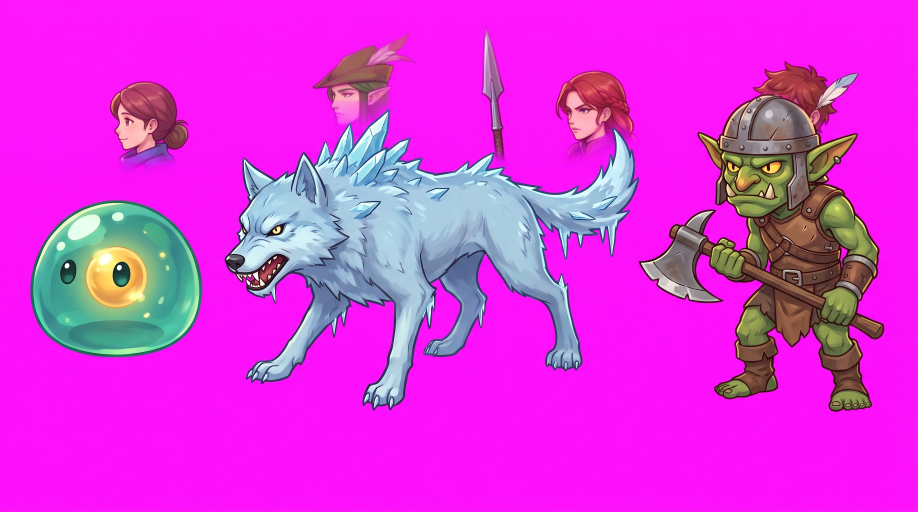
#> input picture chronicle/design/art_proto/raw/anime/mons.jpg, 2752 x 1536 px (shown at 1/3 size)
$ python -i pixlib.py   (imports and definitions only)
#> lines starting #> are read from the running program, lines starting #| are printed output that depends on the picture
#> `picture = cv2.imread('../../art_proto/raw/anime/mons.jpg', cv2.IMREAD_..`:
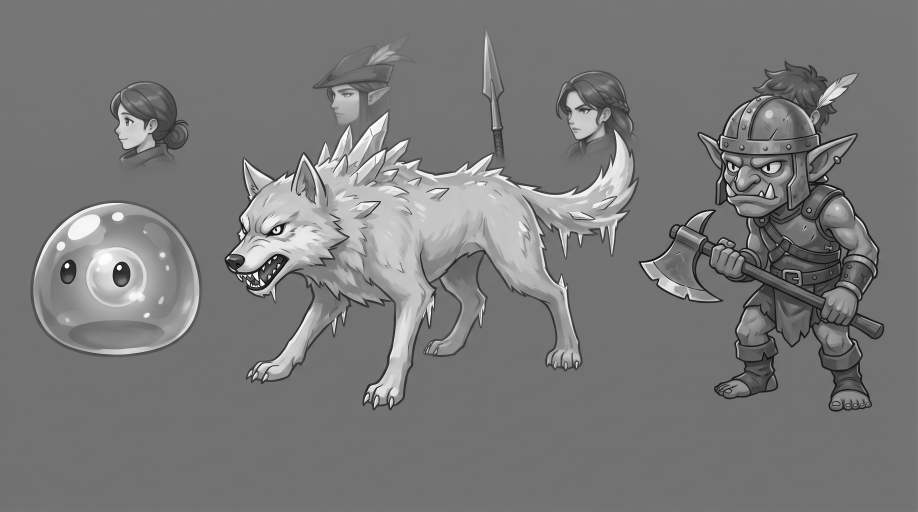
#> picture: shape (1536, 2752) (shown at 1/3 size); min 1, max 255, mean 121.2
"""pixlib — core image operations for the sprite pipeline (numpy + scipy + Pillow only).

key_out()      edge-aware background removal (flood from the crop border, blocked by the dark outline)
fit_grid()     detect the irregular upscaled pixel grid (period by Fourier, lines by dynamic programming)
sample_grid()  majority vote per grid cell -> native RGBA
kmeans_lab()   shared palette (weighted k-means in CIE Lab)
remap/cleanup  palette mapping, orphan-pixel removal, outline repair
"""
import numpy as np
from scipy import ndimage as nd

# ------------------------------------------------------------------ colour
# [10 lines left out: function srgb_to_lab, not called in this run]


def lum(rgb):
    rgb = np.asarray(rgb, dtype=np.float64)
    return rgb[..., 0] * 0.299 + rgb[..., 1] * 0.587 + rgb[..., 2] * 0.114


# ------------------------------------------------------------------ keying
# [218 lines left out: functions key_out, largest_components, period, edge_profiles, fit_lines, fit_grid and 5 more, not called in this run]


# ------------------------------------------------------------------ cleanup
N4 = [(-1, 0), (1, 0), (0, -1), (0, 1)]
N8 = N4 + [(-1, -1), (-1, 1), (1, -1), (1, 1)]


# [147 lines left out: functions _get, cleanup, fix_outline, remove_floor_shadow, key_magenta, auto_slice and 1 more, not called in this run]


# ------------------------------------------------------------------ resampling v2 (default)
def kuwahara(rgb, r=1):
    """Edge-preserving smoothing: each pixel takes the mean of the least-varied of its 4 quadrant
    windows ((r+1)×(r+1)). Flattens the AI's texture noise, keeps hard edges and dark lines."""
#> called with r = 1
    a = rgb.astype(np.float64)
    L = lum(a)
#> L = 1536 values, max 121.4 at index 1535, min 111.5 at index 1417, mean 114.6
    k = r + 1
    means, vars_ = [], []
    mean_c = np.stack([nd.uniform_filter(a[..., i], size=k, mode='nearest') for i in range(3)], -1)
#> mean_c = 1536 rows, first 8: [116, 116, 115], [116, 115.5, 115.5], [116, 116, 116], [117, 116.5, 116.5], [117.5, 116, 117], [116.5, 116, 117], [116, 116, 117], [115.5, 116.5, 117.5]
    mL = nd.uniform_filter(L, size=k, mode='nearest')
#> mL = 1536 values, max 118.7 at index 29, min 111.8 at index 1305, mean 114.6
    vL = nd.uniform_filter(L * L, size=k, mode='nearest') - mL * mL
#> vL = 1536 values, max 14.87 at index 1535, min -2e-11 at index 153, mean 0.0923
    # uniform_filter window of size k is centred at offset floor(k/2); quadrant = shift so window is
    # anchored at the pixel
    o = k // 2
    for dy, dx in ((-o, -o), (-o, r - o), (r - o, -o), (r - o, r - o)):
        means.append(shift2(mean_c, dy, dx))
        vars_.append(shift2(vL, dy, dx))
#> after the loop, means = 1 item; vars_ = []
    V = np.stack(vars_, 0)
    M = np.stack(means, 0)
    idx = V.argmin(0)
    out = np.take_along_axis(M, idx[None, ..., None].repeat(3, -1), 0)[0]
    return np.clip(out, 0, 255)


def shift2(a, dy, dx):
    """value at (y, x) = a[y+dy, x+dx] with edge clamping"""
#> (the run stopped early here; a loop or call above may not have finished)
